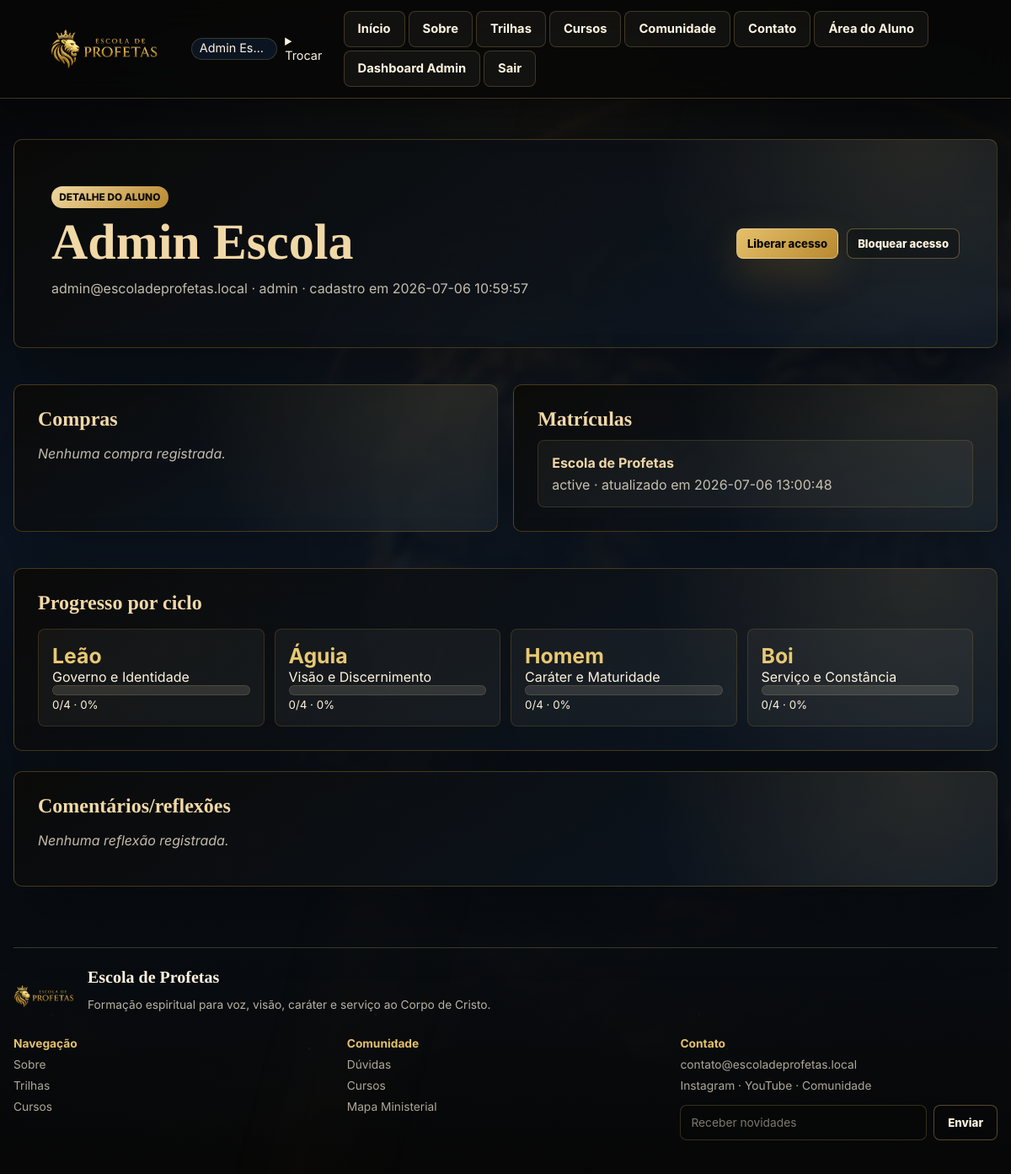
The page /admin/aluno/4 on the database as committed earlier.
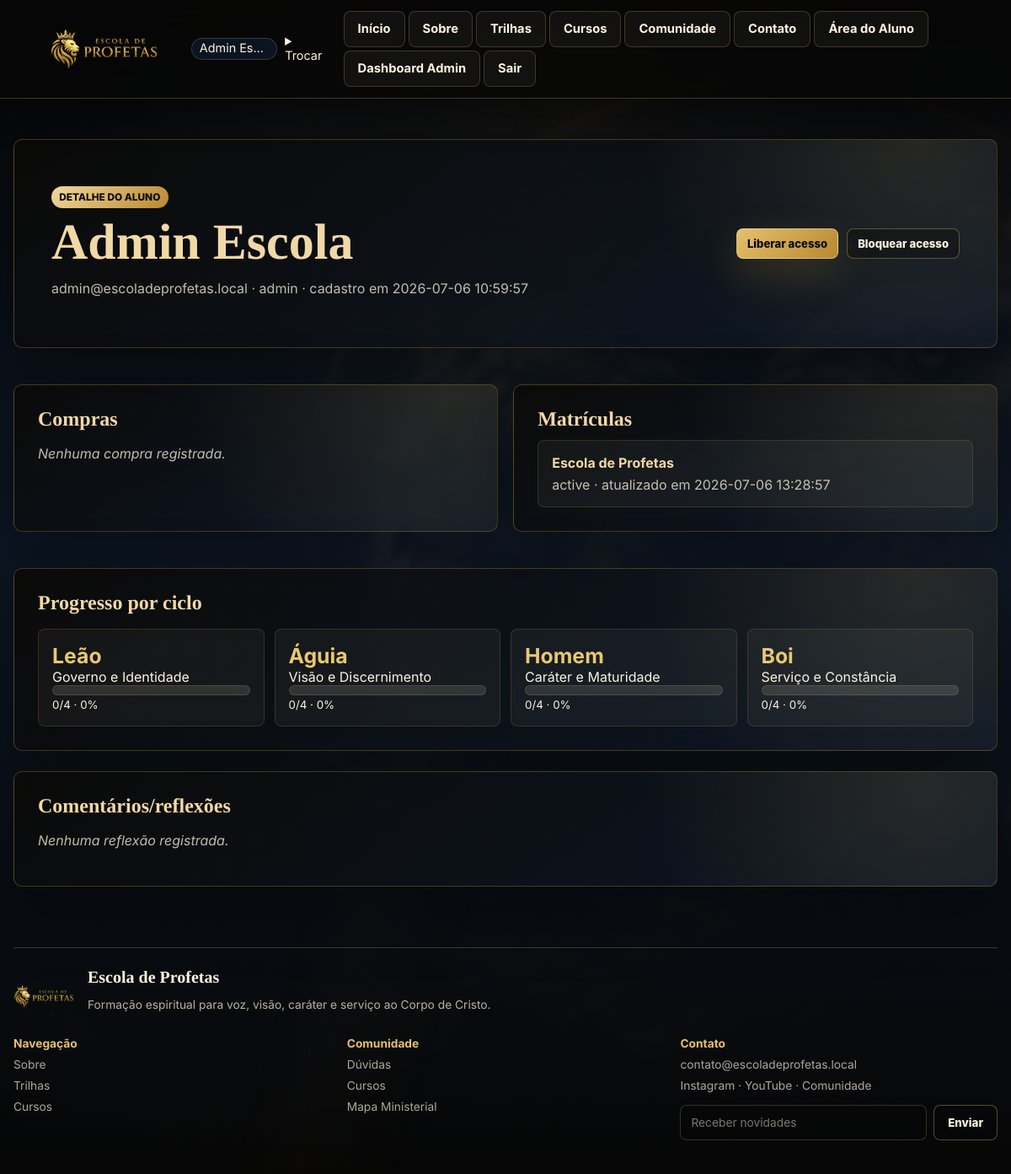
The same page on the database as committed later.
### tables this page shows
CREATE TABLE enrollments (
                id INTEGER PRIMARY KEY AUTOINCREMENT,
                user_id INTEGER NOT NULL,
                course_id INTEGER NOT NULL,
                status TEXT NOT NULL DEFAULT 'active',
                created_at TEXT NOT NULL,
                updated_at TEXT NOT NULL,
                UNIQUE(user_id, course_id),
                FOREIGN KEY(user_id) REFERENCES users(id),
                FOREIGN KEY(course_id) REFERENCES courses(id)
            );

CREATE TABLE courses (
                id INTEGER PRIMARY KEY AUTOINCREMENT,
                slug TEXT UNIQUE NOT NULL,
                title TEXT NOT NULL,
                description TEXT,
                price_cents INTEGER,
                active INTEGER NOT NULL DEFAULT 1,
                created_at TEXT NOT NULL,
                updated_at TEXT NOT NULL
            );

### app.py (the view)
@app.route("/admin/aluno/<int:user_id>")
@admin_required
def admin_aluno_detalhe(user_id: int):
    user_row = query_one("SELECT * FROM users WHERE id = ?", (user_id,))
    if not user_row:
        abort(404)
    purchases = query_all(
        """
        SELECT p.*, c.title AS course_title
        FROM purchases p
        JOIN courses c ON c.id = p.course_id
        WHERE p.user_id = ?
        ORDER BY p.created_at DESC
        """,
        (user_id,),
    )
    enrollments = query_all(
        """
        SELECT e.*, c.title AS course_title, c.slug AS course_slug
        FROM enrollments e
        JOIN courses c ON c.id = e.course_id
        WHERE e.user_id = ?
        ORDER BY e.updated_at DESC
        """,
        (user_id,),
    )
    cycle_rows = [{"cycle": cycle, "progress": calculate_cycle_progress(user_id, "escola-de-profetas", cycle["slug"])} for cycle in COURSE_CYCLES.values()]
    comments = get_admin_comment_rows(user_filter=user_row["email"])
    return render_template("admin/aluno_detalhe.html", user_row=user_row, purchases=purchases, enrollments=enrollments, cycle_rows=cycle_rows, comments=comments)

### app.py (called while the page is built)
def now() -> datetime:
    return datetime.now()

def now_str() -> str:
    return now().strftime(DATE_FORMAT)

def parse_dt(value: str | None) -> datetime:
    if not value:
        return now()
    return datetime.strptime(value, DATE_FORMAT)

def get_db() -> sqlite3.Connection:
    if "db" not in g:
        conn = sqlite3.connect(DB_PATH)
        conn.row_factory = sqlite3.Row
        g.db = conn
    return g.db

def query_one(sql: str, params: tuple[Any, ...] = ()) -> sqlite3.Row | None:
    return get_db().execute(sql, params).fetchone()

def query_all(sql: str, params: tuple[Any, ...] = ()) -> list[sqlite3.Row]:
    return get_db().execute(sql, params).fetchall()

def execute(sql: str, params: tuple[Any, ...] = ()) -> sqlite3.Cursor:
    db = get_db()
    cur = db.execute(sql, params)
    db.commit()
    return cur

def course_cycle_by_slug(slug: str) -> dict[str, Any] | None:
    return COURSE_CYCLES.get(slug)

def current_user() -> sqlite3.Row | None:
    user_id = session.get("user_id")
    return query_one("SELECT * FROM users WHERE id = ?", (user_id,)) if user_id else None

### templates/admin/aluno_detalhe.html (shortened to what this page needs)
{% extends "base.html" %}
{% block body_class %}dark-gold-bg admin-page{% endblock %}
{% block content %}
<section class="admin-shell">
  <header class="admin-header">
    <div>
      <p class="eyebrow">Detalhe do aluno</p>
      <h1>{{ user_row.name }}</h1>
      <p>{{ user_row.email }} · {{ user_row.role }} · cadastro em {{ user_row.created_at }}</p>
    </div>
    <div class="admin-actions">
      <form method="post" action="{{ url_for('admin_liberar_acesso', user_id=user_row.id) }}"><button class="button primary" type="submit">Liberar acesso</button></form>
      <form method="post" action="{{ url_for('admin_bloquear_acesso', user_id=user_row.id) }}"><button class="button" type="submit">Bloquear acesso</button></form>
    </div>
  </header>
  <section class="grid two">
    <article class="admin-section">
      <h2>Compras</h2>
      {% for purchase in purchases %}
        <div class="admin-mini-row"><strong>{{ purchase.course_title }}</strong><span>{{ purchase.status }} · R$ {{ '%.2f'|format((purchase.amount_cents or 0) / 100) }} · {{ purchase.created_at }}</span></div>
      {% else %}
        <p class="empty">Nenhuma compra registrada.</p>
      {% endfor %}
    </article>
    <article class="admin-section">
      <h2>Matrículas</h2>
      {% for enrollment in enrollments %}
        <div class="admin-mini-row"><strong>{{ enrollment.course_title }}</strong><span>{{ enrollment.status }} · atualizado em {{ enrollment.updated_at }}</span></div>
      {% else %}
        <p class="empty">Nenhuma matrícula.</p>
      {% endfor %}
    </article>
  </section>
  <section class="admin-section">
    <div class="admin-section-title"><h2>Progresso por ciclo</h2></div>
    <div class="admin-cycle-grid">
      {% for item in cycle_rows %}
        <article>
          <strong>{{ item.cycle.name }}</strong>
          <span>{{ item.cycle.title }}</span>
          <div class="progress-track"><div class="progress-bar" style="--progress: {{ item.progress.percent }}%"></div></div>
          <small>{{ item.progress.done }}/{{ item.progress.total }} · {{ item.progress.percent }}%</small>
        </article>
      {% endfor %}
    </div>
  </section>
  <section class="admin-section">
    <div class="admin-section-title"><h2>Comentários/reflexões</h2></div>
    {% for item in comments %}
      {% set row = item.row %}
      <div class="admin-mini-row"><strong>{{ item.content.title if item.content else row.content_slug }}</strong><span>{{ row.cycle_slug }} · {{ row.updated_at }}</span><p>{{ row.comment_text }}</p></div>
    {% else %}
      <p class="empty">Nenhuma reflexão registrada.</p>
    {% endfor %}
  </section>
</section>
{% endblock %}

Rows that differ between the two databases and show on the page:
changed enrollments "active": updated_at "2026-07-06 13:00:48" → "2026-07-06 13:28:57"
